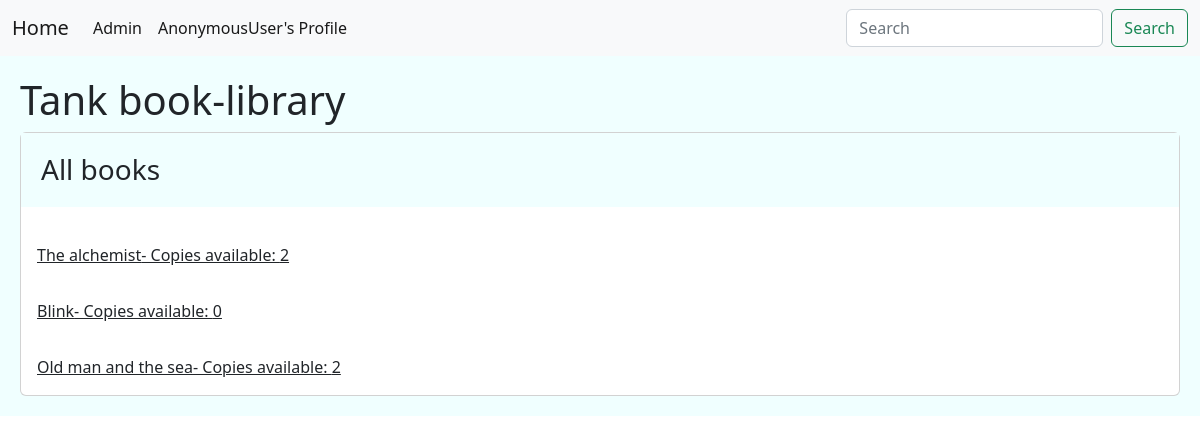
The app's page /, older data.
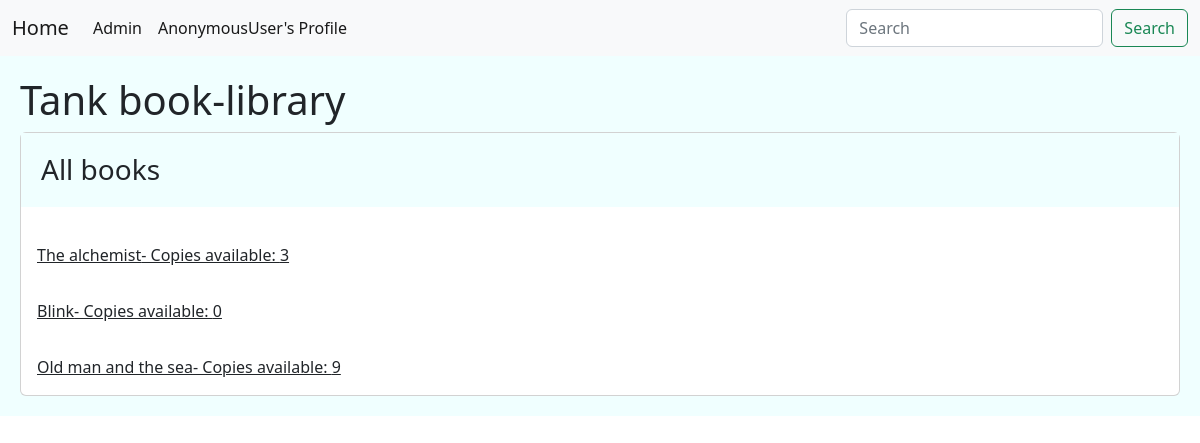
The same page, newer data.
### library/models.py (models this page shows, shortened)
class Books(models.Model):
    title = models.CharField(max_length=100)
    copies_available = models.PositiveIntegerField(default=4)

### library/views.py (the view)
# urls.py: path('',views.HomePage.as_view(), name='home'),
class HomePage(View):
    def get(self,request):
        books = Books.objects.all()
        borrowed_books = BorrowedBook.objects.all()
        return render(request,'main.html',{'books':books,'borrowed_books': borrowed_books,})

### templates/main.html (shortened to what this page needs)
<!DOCTYPE html>
<html lang="en">
<head>
    <link href="https://cdn.jsdelivr.net/npm/bootstrap@5.2.0-beta1/dist/css/bootstrap.min.css" rel="stylesheet">
</head>
<body>
{% include 'include/navbar.html' %}
<div class="jumbotron">
    {% block content %} <H1> Tank book-library </H1>
    <div class="card">
        <h3 class="card-title jumbotron">All books</h3>
        {% for i in books %}
        <a class="card-body" href="{% url 'library:borrow' i.id  %}" >{{i.title}}- Copies available: {{i.copies_available}}</a>
        {% endfor %}
        {% endblock %}
</div>
</body>
</html>

Row changes from the older to the newer data that the page shows:
changed Books "The alchemist": copies_available "2" → "3"
changed Books "Old man and the sea": copies_available "2" → "9"
